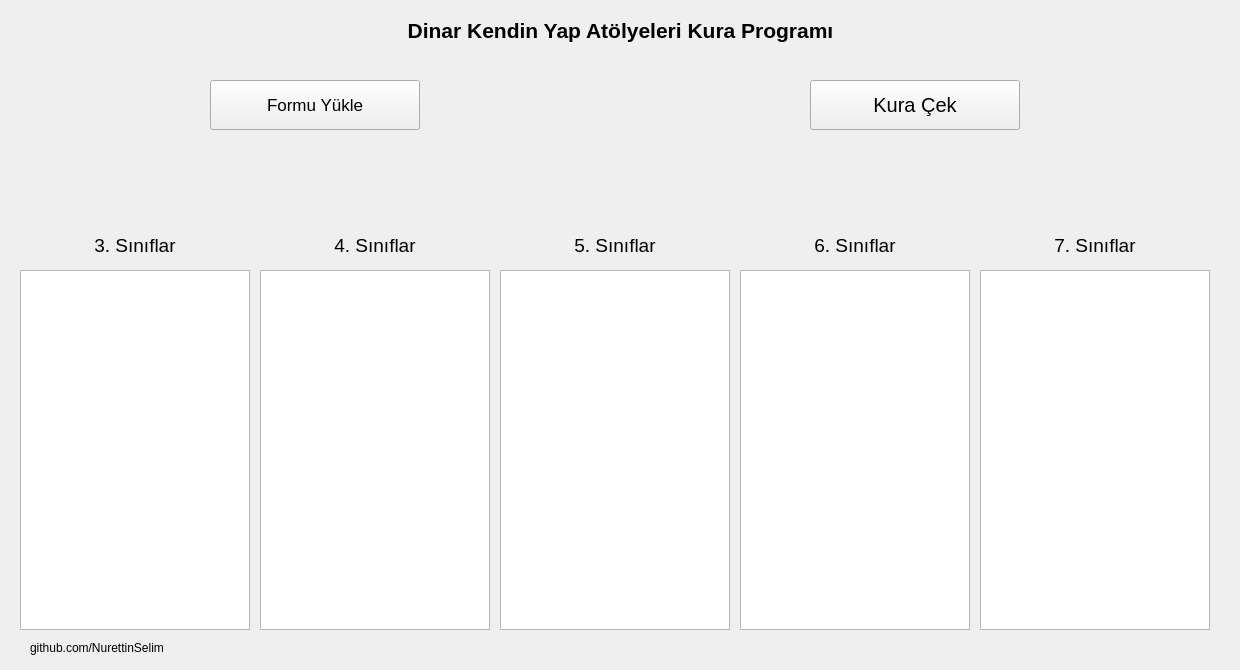
<?xml version="1.0" encoding="UTF-8"?>
<ui version="4.0">
 <class>Form</class>
 <widget class="QWidget" name="Form">
  <property name="geometry">
   <rect>
    <x>0</x>
    <y>0</y>
    <width>1240</width>
    <height>670</height>
   </rect>
  </property>
  <property name="font">
   <font>
    <kerning>true</kerning>
   </font>
  </property>
  <property name="windowTitle">
   <string>Dinar Kendin Yap Atöyeleri</string>
  </property>
  <property name="autoFillBackground">
   <bool>true</bool>
  </property>
  <widget class="QPushButton" name="uploadButton">
   <property name="geometry">
    <rect>
     <x>210</x>
     <y>80</y>
     <width>210</width>
     <height>50</height>
    </rect>
   </property>
   <property name="font">
    <font>
     <pointsize>13</pointsize>
    </font>
   </property>
   <property name="text">
    <string>Formu Yükle</string>
   </property>
  </widget>
  <widget class="QPushButton" name="drawButton">
   <property name="geometry">
    <rect>
     <x>810</x>
     <y>80</y>
     <width>210</width>
     <height>50</height>
    </rect>
   </property>
   <property name="font">
    <font>
     <pointsize>15</pointsize>
    </font>
   </property>
   <property name="text">
    <string>Kura Çek</string>
   </property>
  </widget>
  <widget class="QLabel" name="picture2">
   <property name="geometry">
    <rect>
     <x>1039</x>
     <y>19</y>
     <width>191</width>
     <height>191</height>
    </rect>
   </property>
   <property name="text">
    <string/>
   </property>
   <property name="pixmap">
    <pixmap>ilce_mem_logo.jpg</pixmap>
   </property>
   <property name="scaledContents">
    <bool>true</bool>
   </property>
  </widget>
  <widget class="QLabel" name="picture1">
   <property name="geometry">
    <rect>
     <x>10</x>
     <y>29</y>
     <width>181</width>
     <height>181</height>
    </rect>
   </property>
   <property name="pixmap">
    <pixmap>kendin_yap_logo.jpeg</pixmap>
   </property>
   <property name="scaledContents">
    <bool>true</bool>
   </property>
  </widget>
  <widget class="QLabel" name="header">
   <property name="geometry">
    <rect>
     <x>10</x>
     <y>10</y>
     <width>1221</width>
     <height>41</height>
    </rect>
   </property>
   <property name="font">
    <font>
     <pointsize>16</pointsize>
     <weight>75</weight>
     <bold>true</bold>
    </font>
   </property>
   <property name="text">
    <string>Dinar Kendin Yap Atölyeleri Kura Programı</string>
   </property>
   <property name="alignment">
    <set>Qt::AlignCenter</set>
   </property>
  </widget>
  <widget class="QLabel" name="textLabel">
   <property name="geometry">
    <rect>
     <x>210</x>
     <y>140</y>
     <width>291</width>
     <height>41</height>
    </rect>
   </property>
   <property name="font">
    <font>
     <pointsize>13</pointsize>
    </font>
   </property>
   <property name="text">
    <string/>
   </property>
  </widget>
  <widget class="QLabel" name="gifLabel">
   <property name="geometry">
    <rect>
     <x>20</x>
     <y>220</y>
     <width>1200</width>
     <height>411</height>
    </rect>
   </property>
   <property name="text">
    <string/>
   </property>
   <property name="scaledContents">
    <bool>true</bool>
   </property>
  </widget>
  <widget class="QLabel" name="textSinif3">
   <property name="geometry">
    <rect>
     <x>20</x>
     <y>230</y>
     <width>230</width>
     <height>30</height>
    </rect>
   </property>
   <property name="font">
    <font>
     <pointsize>14</pointsize>
    </font>
   </property>
   <property name="text">
    <string>3. Sınıflar</string>
   </property>
   <property name="alignment">
    <set>Qt::AlignCenter</set>
   </property>
  </widget>
  <widget class="QLabel" name="textSinif4">
   <property name="geometry">
    <rect>
     <x>260</x>
     <y>230</y>
     <width>230</width>
     <height>30</height>
    </rect>
   </property>
   <property name="font">
    <font>
     <pointsize>14</pointsize>
    </font>
   </property>
   <property name="text">
    <string>4. Sınıflar</string>
   </property>
   <property name="alignment">
    <set>Qt::AlignCenter</set>
   </property>
  </widget>
  <widget class="QLabel" name="textSinif5">
   <property name="geometry">
    <rect>
     <x>500</x>
     <y>230</y>
     <width>230</width>
     <height>30</height>
    </rect>
   </property>
   <property name="font">
    <font>
     <pointsize>14</pointsize>
    </font>
   </property>
   <property name="text">
    <string>5. Sınıflar</string>
   </property>
   <property name="alignment">
    <set>Qt::AlignCenter</set>
   </property>
  </widget>
  <widget class="QLabel" name="textSinif6">
   <property name="geometry">
    <rect>
     <x>740</x>
     <y>230</y>
     <width>230</width>
     <height>30</height>
    </rect>
   </property>
   <property name="font">
    <font>
     <pointsize>14</pointsize>
    </font>
   </property>
   <property name="text">
    <string>6. Sınıflar</string>
   </property>
   <property name="alignment">
    <set>Qt::AlignCenter</set>
   </property>
  </widget>
  <widget class="QLabel" name="textSinif7">
   <property name="geometry">
    <rect>
     <x>980</x>
     <y>230</y>
     <width>230</width>
     <height>30</height>
    </rect>
   </property>
   <property name="font">
    <font>
     <pointsize>14</pointsize>
    </font>
   </property>
   <property name="text">
    <string>7. Sınıflar</string>
   </property>
   <property name="alignment">
    <set>Qt::AlignCenter</set>
   </property>
  </widget>
  <widget class="QListWidget" name="liste3">
   <property name="geometry">
    <rect>
     <x>20</x>
     <y>270</y>
     <width>230</width>
     <height>360</height>
    </rect>
   </property>
  </widget>
  <widget class="QListWidget" name="liste4">
   <property name="geometry">
    <rect>
     <x>260</x>
     <y>270</y>
     <width>230</width>
     <height>360</height>
    </rect>
   </property>
  </widget>
  <widget class="QListWidget" name="liste5">
   <property name="geometry">
    <rect>
     <x>500</x>
     <y>270</y>
     <width>230</width>
     <height>360</height>
    </rect>
   </property>
  </widget>
  <widget class="QListWidget" name="liste6">
   <property name="geometry">
    <rect>
     <x>740</x>
     <y>270</y>
     <width>230</width>
     <height>360</height>
    </rect>
   </property>
  </widget>
  <widget class="QListWidget" name="liste7">
   <property name="geometry">
    <rect>
     <x>980</x>
     <y>270</y>
     <width>230</width>
     <height>360</height>
    </rect>
   </property>
  </widget>
  <widget class="QLabel" name="label">
   <property name="geometry">
    <rect>
     <x>30</x>
     <y>640</y>
     <width>151</width>
     <height>16</height>
    </rect>
   </property>
   <property name="text">
    <string>github.com/NurettinSelim</string>
   </property>
  </widget>
 </widget>
 <resources/>
 <connections/>
</ui>
